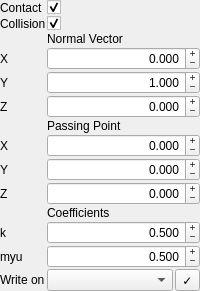
                     <widget class="QWidget" name="widget_particle_plane" native="true">
                      <layout class="QFormLayout" name="formLayout_5">
                       <property name="horizontalSpacing">
                        <number>1</number>
                       </property>
                       <property name="verticalSpacing">
                        <number>1</number>
                       </property>
                       <property name="leftMargin">
                        <number>0</number>
                       </property>
                       <property name="topMargin">
                        <number>0</number>
                       </property>
                       <property name="rightMargin">
                        <number>0</number>
                       </property>
                       <property name="bottomMargin">
                        <number>0</number>
                       </property>
                       <item row="0" column="0">
                        <widget class="QLabel" name="label_particle_plane_contact">
                         <property name="text">
                          <string>Contact</string>
                         </property>
                        </widget>
                       </item>
                       <item row="0" column="1">
                        <widget class="QCheckBox" name="checkBox_particle_plane_contact">
                         <property name="focusPolicy">
                          <enum>Qt::NoFocus</enum>
                         </property>
                         <property name="text">
                          <string/>
                         </property>
                         <property name="checked">
                          <bool>true</bool>
                         </property>
                        </widget>
                       </item>
                       <item row="1" column="0">
                        <widget class="QLabel" name="label_particle_plane_collision">
                         <property name="text">
                          <string>Collision</string>
                         </property>
                        </widget>
                       </item>
                       <item row="1" column="1">
                        <widget class="QCheckBox" name="checkBox_particle_plane_collision">
                         <property name="focusPolicy">
                          <enum>Qt::NoFocus</enum>
                         </property>
                         <property name="text">
                          <string/>
                         </property>
                         <property name="checked">
                          <bool>true</bool>
                         </property>
                        </widget>
                       </item>
                       <item row="2" column="1">
                        <widget class="QLabel" name="label_particle_plane_norm">
                         <property name="text">
                          <string>Normal Vector</string>
                         </property>
                        </widget>
                       </item>
                       <item row="3" column="0">
                        <widget class="QLabel" name="label_particle_plane_norm_x">
                         <property name="text">
                          <string>X</string>
                         </property>
                        </widget>
                       </item>
                       <item row="3" column="1">
                        <widget class="QDoubleSpinBox" name="doubleSpinBox_particle_plane_norm_x">
                         <property name="focusPolicy">
                          <enum>Qt::ClickFocus</enum>
                         </property>
                         <property name="alignment">
                          <set>Qt::AlignRight|Qt::AlignTrailing|Qt::AlignVCenter</set>
                         </property>
                         <property name="buttonSymbols">
                          <enum>QAbstractSpinBox::PlusMinus</enum>
                         </property>
                         <property name="accelerated">
                          <bool>true</bool>
                         </property>
                         <property name="decimals">
                          <number>3</number>
                         </property>
                         <property name="minimum">
                          <double>-100.000000000000000</double>
                         </property>
                         <property name="maximum">
                          <double>100.000000000000000</double>
                         </property>
                         <property name="singleStep">
                          <double>0.050000000000000</double>
                         </property>
                         <property name="stepType">
                          <enum>QAbstractSpinBox::DefaultStepType</enum>
                         </property>
                         <property name="value">
                          <double>0.000000000000000</double>
                         </property>
                        </widget>
                       </item>
                       <item row="4" column="0">
                        <widget class="QLabel" name="label_particle_plane_norm_y">
                         <property name="text">
                          <string>Y</string>
                         </property>
                        </widget>
                       </item>
                       <item row="4" column="1">
                        <widget class="QDoubleSpinBox" name="doubleSpinBox_particle_plane_norm_y">
                         <property name="focusPolicy">
                          <enum>Qt::ClickFocus</enum>
                         </property>
                         <property name="alignment">
                          <set>Qt::AlignRight|Qt::AlignTrailing|Qt::AlignVCenter</set>
                         </property>
                         <property name="buttonSymbols">
                          <enum>QAbstractSpinBox::PlusMinus</enum>
                         </property>
                         <property name="accelerated">
                          <bool>true</bool>
                         </property>
                         <property name="decimals">
                          <number>3</number>
                         </property>
                         <property name="minimum">
                          <double>-100.000000000000000</double>
                         </property>
                         <property name="maximum">
                          <double>100.000000000000000</double>
                         </property>
                         <property name="singleStep">
                          <double>0.050000000000000</double>
                         </property>
                         <property name="stepType">
                          <enum>QAbstractSpinBox::DefaultStepType</enum>
                         </property>
                         <property name="value">
                          <double>1.000000000000000</double>
                         </property>
                        </widget>
                       </item>
                       <item row="5" column="0">
                        <widget class="QLabel" name="label_particle_plane_norm_z">
                         <property name="text">
                          <string>Z</string>
                         </property>
                        </widget>
                       </item>
                       <item row="5" column="1">
                        <widget class="QDoubleSpinBox" name="doubleSpinBox_particle_plane_norm_z">
                         <property name="focusPolicy">
                          <enum>Qt::ClickFocus</enum>
                         </property>
                         <property name="alignment">
                          <set>Qt::AlignRight|Qt::AlignTrailing|Qt::AlignVCenter</set>
                         </property>
                         <property name="buttonSymbols">
                          <enum>QAbstractSpinBox::PlusMinus</enum>
                         </property>
                         <property name="accelerated">
                          <bool>true</bool>
                         </property>
                         <property name="decimals">
                          <number>3</number>
                         </property>
                         <property name="minimum">
                          <double>-100.000000000000000</double>
                         </property>
                         <property name="maximum">
                          <double>100.000000000000000</double>
                         </property>
                         <property name="singleStep">
                          <double>0.050000000000000</double>
                         </property>
                         <property name="stepType">
                          <enum>QAbstractSpinBox::DefaultStepType</enum>
                         </property>
                         <property name="value">
                          <double>0.000000000000000</double>
                         </property>
                        </widget>
                       </item>
                       <item row="6" column="1">
                        <widget class="QLabel" name="label_particle_plane_passpoint">
                         <property name="text">
                          <string>Passing Point</string>
                         </property>
                        </widget>
                       </item>
                       <item row="7" column="0">
                        <widget class="QLabel" name="label_particle_plane_passpoint_x">
                         <property name="text">
                          <string>X</string>
                         </property>
                        </widget>
                       </item>
                       <item row="7" column="1">
                        <widget class="QDoubleSpinBox" name="doubleSpinBox_particle_plane_passpoint_x">
                         <property name="focusPolicy">
                          <enum>Qt::ClickFocus</enum>
                         </property>
                         <property name="alignment">
                          <set>Qt::AlignRight|Qt::AlignTrailing|Qt::AlignVCenter</set>
                         </property>
                         <property name="buttonSymbols">
                          <enum>QAbstractSpinBox::PlusMinus</enum>
                         </property>
                         <property name="accelerated">
                          <bool>true</bool>
                         </property>
                         <property name="decimals">
                          <number>3</number>
                         </property>
                         <property name="minimum">
                          <double>-100.000000000000000</double>
                         </property>
                         <property name="maximum">
                          <double>100.000000000000000</double>
                         </property>
                         <property name="singleStep">
                          <double>0.050000000000000</double>
                         </property>
                         <property name="stepType">
                          <enum>QAbstractSpinBox::DefaultStepType</enum>
                         </property>
                         <property name="value">
                          <double>0.000000000000000</double>
                         </property>
                        </widget>
                       </item>
                       <item row="8" column="0">
                        <widget class="QLabel" name="label_particle_plane_passpoint_y">
                         <property name="text">
                          <string>Y</string>
                         </property>
                        </widget>
                       </item>
                       <item row="8" column="1">
                        <widget class="QDoubleSpinBox" name="doubleSpinBox_particle_plane_passpoint_y">
                         <property name="focusPolicy">
                          <enum>Qt::ClickFocus</enum>
                         </property>
                         <property name="alignment">
                          <set>Qt::AlignRight|Qt::AlignTrailing|Qt::AlignVCenter</set>
                         </property>
                         <property name="buttonSymbols">
                          <enum>QAbstractSpinBox::PlusMinus</enum>
                         </property>
                         <property name="accelerated">
                          <bool>true</bool>
                         </property>
                         <property name="decimals">
                          <number>3</number>
                         </property>
                         <property name="minimum">
                          <double>-100.000000000000000</double>
                         </property>
                         <property name="maximum">
                          <double>100.000000000000000</double>
                         </property>
                         <property name="singleStep">
                          <double>0.050000000000000</double>
                         </property>
                         <property name="stepType">
                          <enum>QAbstractSpinBox::DefaultStepType</enum>
                         </property>
                         <property name="value">
                          <double>0.000000000000000</double>
                         </property>
                        </widget>
                       </item>
                       <item row="9" column="0">
                        <widget class="QLabel" name="label_particle_plane_passpoint_z">
                         <property name="text">
                          <string>Z</string>
                         </property>
                        </widget>
                       </item>
                       <item row="9" column="1">
                        <widget class="QDoubleSpinBox" name="doubleSpinBox_particle_plane_passpoint_z">
                         <property name="focusPolicy">
                          <enum>Qt::ClickFocus</enum>
                         </property>
                         <property name="alignment">
                          <set>Qt::AlignRight|Qt::AlignTrailing|Qt::AlignVCenter</set>
                         </property>
                         <property name="buttonSymbols">
                          <enum>QAbstractSpinBox::PlusMinus</enum>
                         </property>
                         <property name="accelerated">
                          <bool>true</bool>
                         </property>
                         <property name="decimals">
                          <number>3</number>
                         </property>
                         <property name="minimum">
                          <double>-100.000000000000000</double>
                         </property>
                         <property name="maximum">
                          <double>100.000000000000000</double>
                         </property>
                         <property name="singleStep">
                          <double>0.050000000000000</double>
                         </property>
                         <property name="stepType">
                          <enum>QAbstractSpinBox::DefaultStepType</enum>
                         </property>
                         <property name="value">
                          <double>0.000000000000000</double>
                         </property>
                        </widget>
                       </item>
                       <item row="10" column="1">
                        <widget class="QLabel" name="label_particle_plane_coefficient">
                         <property name="text">
                          <string>Coefficients</string>
                         </property>
                        </widget>
                       </item>
                       <item row="11" column="0">
                        <widget class="QLabel" name="label_particle_plane_k">
                         <property name="text">
                          <string>k</string>
                         </property>
                        </widget>
                       </item>
                       <item row="11" column="1">
                        <widget class="QDoubleSpinBox" name="doubleSpinBox_particle_plane_k">
                         <property name="focusPolicy">
                          <enum>Qt::ClickFocus</enum>
                         </property>
                         <property name="alignment">
                          <set>Qt::AlignRight|Qt::AlignTrailing|Qt::AlignVCenter</set>
                         </property>
                         <property name="buttonSymbols">
                          <enum>QAbstractSpinBox::PlusMinus</enum>
                         </property>
                         <property name="accelerated">
                          <bool>true</bool>
                         </property>
                         <property name="decimals">
                          <number>3</number>
                         </property>
                         <property name="minimum">
                          <double>0.000000000000000</double>
                         </property>
                         <property name="maximum">
                          <double>1.000000000000000</double>
                         </property>
                         <property name="singleStep">
                          <double>0.005000000000000</double>
                         </property>
                         <property name="stepType">
                          <enum>QAbstractSpinBox::DefaultStepType</enum>
                         </property>
                         <property name="value">
                          <double>0.500000000000000</double>
                         </property>
                        </widget>
                       </item>
                       <item row="12" column="0">
                        <widget class="QLabel" name="label_particle_plane_myu">
                         <property name="text">
                          <string>myu</string>
                         </property>
                        </widget>
                       </item>
                       <item row="12" column="1">
                        <widget class="QDoubleSpinBox" name="doubleSpinBox_particle_plane_myu">
                         <property name="focusPolicy">
                          <enum>Qt::ClickFocus</enum>
                         </property>
                         <property name="alignment">
                          <set>Qt::AlignRight|Qt::AlignTrailing|Qt::AlignVCenter</set>
                         </property>
                         <property name="buttonSymbols">
                          <enum>QAbstractSpinBox::PlusMinus</enum>
                         </property>
                         <property name="accelerated">
                          <bool>true</bool>
                         </property>
                         <property name="decimals">
                          <number>3</number>
                         </property>
                         <property name="minimum">
                          <double>0.000000000000000</double>
                         </property>
                         <property name="maximum">
                          <double>10.000000000000000</double>
                         </property>
                         <property name="singleStep">
                          <double>0.005000000000000</double>
                         </property>
                         <property name="stepType">
                          <enum>QAbstractSpinBox::DefaultStepType</enum>
                         </property>
                         <property name="value">
                          <double>0.500000000000000</double>
                         </property>
                        </widget>
                       </item>
                       <item row="13" column="0">
                        <widget class="QLabel" name="label_particle_plane_write">
                         <property name="text">
                          <string>Write on</string>
                         </property>
                        </widget>
                       </item>
                       <item row="13" column="1">
                        <layout class="QHBoxLayout" name="horizontalLayout_particle_plane_write">
                         <property name="spacing">
                          <number>2</number>
                         </property>
                         <item>
                          <widget class="QComboBox" name="comboBox_particle_plane_write">
                           <property name="focusPolicy">
                            <enum>Qt::NoFocus</enum>
                           </property>
                          </widget>
                         </item>
                         <item>
                          <widget class="QToolButton" name="toolButton_particle_plane_write">
                           <property name="focusPolicy">
                            <enum>Qt::NoFocus</enum>
                           </property>
                           <property name="text">
                            <string>✓</string>
                           </property>
                          </widget>
                         </item>
                        </layout>
                       </item>
                      </layout>
                     </widget>
